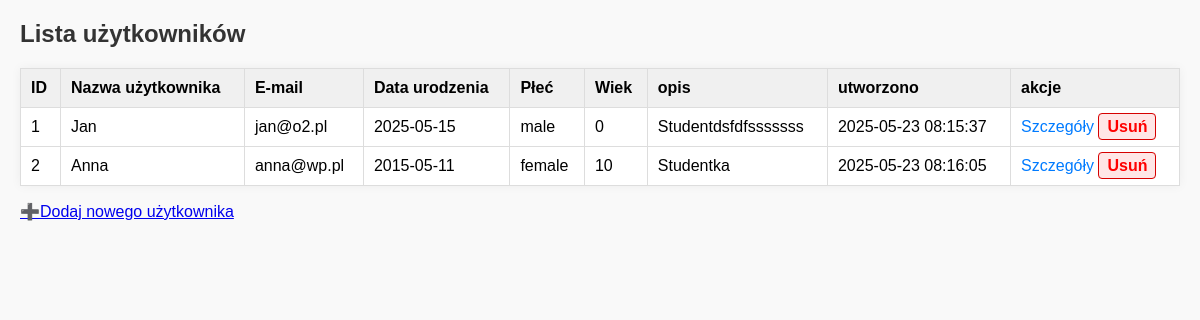
/4_php_db/list_users.php, run on the app's committed database.
### tables this page shows
CREATE TABLE `users` (
  `id` int(11) NOT NULL,
  `name` varchar(100) NOT NULL,
  `email` varchar(100) NOT NULL,
  `birth_date` date NOT NULL,
  `gender` enum('male','female','other') NOT NULL DEFAULT 'male',
  `description` text NOT NULL,
  `created_at` timestamp NOT NULL DEFAULT current_timestamp()
);

### 4_php_db/list_users.php (the view, shortened to what this page needs)
<?php
	require_once 'db_connect.php';
	$sql = "SELECT * FROM `users`;";
	$result = $mysqli->query($sql);
	function calculateAge($birthDate){
		$today = new DateTime();
		$dob = new DateTime($birthDate);
		$age = $today->diff($dob)->y;
		return $age;
	}
	?>
	<!DOCTYPE html>
	<html lang="en">
	<head>
		<link rel="stylesheet" href="style.css">
	</head>
	<body>
		<h2>Lista użytkowników</h2>
		<table>
			<tr>
				<th>ID</th><th>Nazwa użytkownika</th><th>E-mail</th><th>Data urodzenia</th><th>Płeć</th><th>Wiek</th><th>opis</th><th>utworzono</th><th>akcje</th>
			</tr>
			<?php while($row = $result->fetch_object()): ?>
			<tr>
				<td><?= $row->id ?></td>
				<td><?= htmlspecialchars($row->name) ?></td>
				<td><?= htmlspecialchars($row->email) ?></td>
				<td><?= $row->birth_date ?></td>
				<td><?= $row->gender ?></td>
				<td><?= calculateAge($row->birth_date) ?></td>
				<td><?= nl2br(htmlspecialchars($row->description)) ?></td>
				<td><?= $row->created_at ?></td>
				<td>
					<a class="detail-link" href="?user_id=<?= $row->id ?>">Szczegóły</a>
					<a class="delete-link" href="delete_user.php?id=<?= $row->id ?>" onclick="return confirm('Do you really wannna delete that fella');">Usuń</a>
			</td>
			</tr>
			<?php endwhile; ?>
		</table>
		<p><a href="add_user.php"><span style="color:purple; font-family: Arial, sans-serif;">&#x2795</span>Dodaj nowego użytkownika</a></p>
	</body>
	</html>

### 4_php_db/style.css (style rules this page uses)
body { font-family: Arial, sans-serif; margin: 20px; background-color: #f9f9f9; }
h2 { color: #333; }
table { border-collapse: collapse; width: 100%; background-color: #fff; box-shadow: 0 0 10px rgba(0, 0, 0, 0.05); }
th, td { border: 1px solid #ddd; padding: 10px; text-align: left; }
th { background-color: #f0f0f0; font-weight: bold; }
a.detail-link { color: #007bff; text-decoration: none; }
.delete-link { color: red; text-decoration: none; font-weight: bold; padding: 4px 8px; border: 1px solid #d60000; border-radius: 4px; background-color: #ffe6e6; transition: backgound-color 0.3s, color 0.3s; }

### data on the page
users: id "1", name "Jan", email "jan@o2.pl", birth_date "2025-05-15", gender "male", birth_date "0", description "Studentdsfdfsssssss", created_at "2025-05-23 08:15:37"
users: id "2", name "Anna", email "anna@wp.pl", birth_date "2015-05-11", gender "female", birth_date "10", description "Studentka", created_at "2025-05-23 08:16:05"
